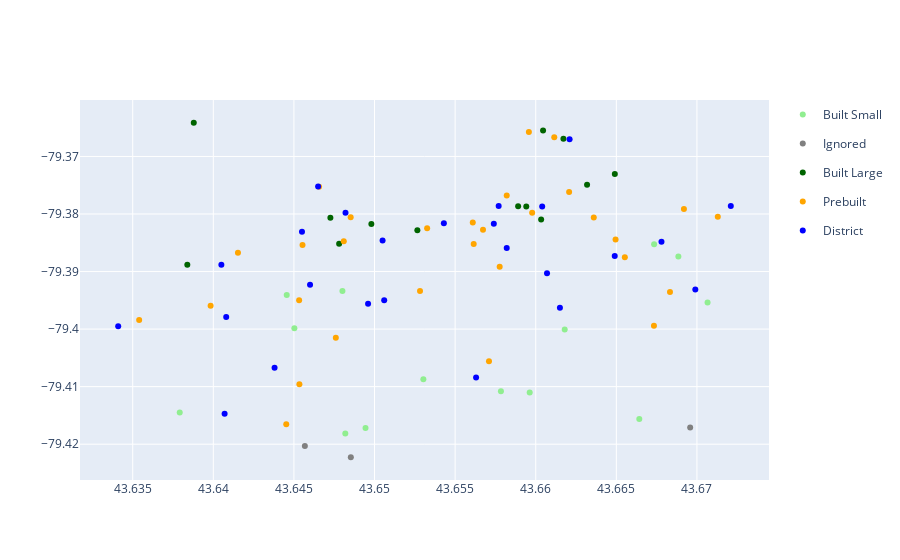

Notebook code for this chart:
### Code cell
# Costs
costS = 5
costM = 20
costL = 50

# Capacities
capS = 5
capM = 15
capL = 40

demandMod = 2

fs = {s:(x,y) for i, (s,x,y) in df_fs.iterrows()}
ds = {s:(x,y) for i, (s,x,y) in df_ds.iterrows()}

# district to coord
distr = {d:(x,y) for i, (d,x,y,dem) in df_dis.iterrows()}

# station to capacity (fixed for now, didn't find data @dataacquisition O.o)
capacity = {s:capM for i, (s,x,y) in df_fs.iterrows()}

# district to demand
demand = {d:dem*demandMod for i, (d,dem,x,y) in df_dis.iterrows()}

n_fixed = len(df_fs)
n_dynamic = len(df_ds)
n_total = n_fixed + n_dynamic


# Loss weighting
w1 = 1
w2 = 1

# Calculation of the distances between the districts and the locations of the charging stations
dists_fix = {}
for d_i, d_v in distr.items():
    for s_i, s_v in fs.items():
        dists_fix[(d_i, s_i)] = sqrt((d_v[0] - s_v[0])**2 + (d_v[1] - s_v[1])**2)

dists_dyn = {}
for d_i, d_v in distr.items():
    for s_i, s_v in ds.items():
        dists_dyn[(d_i, s_i)] = sqrt((d_v[0] - s_v[0])**2 + (d_v[1] - s_v[1])**2)

#####################################################
#                    MILP Model Formulation
#####################################################

# Model
m = gp.Model('eval_rental_positions')

# Decision variables
offsetidx = [range(0, n_dynamic), range(n_dynamic, n_dynamic*2), range(n_dynamic*2, n_dynamic*3)]
ys = m.addVars(offsetidx[0], vtype=GRB.BINARY, name='small')
ym = m.addVars(offsetidx[1], vtype=GRB.BINARY, name='medium')
yl = m.addVars(offsetidx[2], vtype=GRB.BINARY, name='large')

# Parameter
xdyn = m.addVars(dists_dyn.keys(), vtype=GRB.CONTINUOUS, name='AssignDyn', lb=0)
xfix = m.addVars(dists_fix.keys(), vtype=GRB.CONTINUOUS, name='AssignFix', lb=0)

# Objective function
m.setObjective(
    (costS * gp.quicksum(ys[i] for i in offsetidx[0]) + costM * gp.quicksum(ym[i] for i in offsetidx[1]) + costL * gp.quicksum(yl[i] for i in offsetidx[2])) 
    +
    gp.quicksum(w2 * xdyn[(i,j)]*dists_dyn[(i,j)] for i in distr.keys() for j in range(n_dynamic)) 
    +
    gp.quicksum(w2 * xfix[(i,j)]*dists_fix[(i,j)] for i in distr.keys() for j in range(n_fixed))
    ,
    GRB.MINIMIZE
)
# dyn and fixed stations supply all demand
m.addConstrs((gp.quicksum(xdyn[(i,j)] for j in range(n_dynamic)) + gp.quicksum(xfix[(i,j)] for j in range(n_fixed)) >= demand[i] for i in distr.keys()), name="demandConstr")
# dyn stations have enough capacity
m.addConstrs((gp.quicksum(xdyn[(d,i)] for d in distr.keys()) <= ys[i]*capS + ym[j]*capM + yl[k]*capL for (i,j,k) in zip(*offsetidx)), name="capacityFixConstr")
# fixed stations have enough capacity
m.addConstrs((gp.quicksum(xfix[(i,j)] for i in distr.keys()) <= capacity[j] for j in range(n_fixed)), name="capacityDynConstr")
# max one station per location
m.addConstrs((ys[i] + ym[j] + yl[k] <= 1 for (i,j,k) in zip(*offsetidx)), name="PhysicsConstr")

m.optimize()

post_ds = df_ds.copy()
post_ds["Type"] = pd.Series(df_ds.index).apply(lambda x: ys[x].X+2*ym[x+n_dynamic].X+3*yl[x+2*n_dynamic].X).map({
    0:"Ignored",
    1: "Built Small",
    2: "Built Medium",
    3: "Built Large"
})
post_fixed = df_fs.copy()
post_fixed["Type"] = "Prebuilt"
post_distr = df_dis.copy()
post_distr["Type"] = "District"
# create scatter trace for nodes
t1 = px.scatter(pd.concat([post_ds, post_fixed, post_distr]), x="Lat", y="Lon", color="Type",color_discrete_map={
            "Ignored": "grey",
            "Prebuilt": "orange",
            "Built Small": "lightgreen",
            "Built Medium": "green",
            "Built Large": "darkgreen",
            "District": "blue"}).data

fig = go.Figure(data=t1)
fig.show()
pass

### Figure 1 — Plotly figure (JSON) as saved in the notebook; plotly's stock layout.template omitted (floating-point values rounded to 4 significant figures)
{"data": [{"hovertemplate": "Type=Built Small<br>Lat=%{x}<br>Lon=%{y}<extra></extra>", "legendgroup": "Built Small", "marker": {"color": "lightgreen", "symbol": "circle"}, "mode": "markers", "name": "Built Small", "orientation": "v", "showlegend": true, "type": "scatter", "x": [43.65, 43.67, 43.64, 43.65, 43.65, 43.67, 43.65, 43.66, 43.66, 43.67, 43.65, 43.66, 43.64, 43.67], "xaxis": "x", "y": [-79.42, -79.4, -79.41, -79.41, -79.42, -79.39, -79.4, -79.4, -79.41, -79.42, -79.39, -79.41, -79.39, -79.39], "yaxis": "y"}, {"hovertemplate": "Type=Ignored<br>Lat=%{x}<br>Lon=%{y}<extra></extra>", "legendgroup": "Ignored", "marker": {"color": "grey", "symbol": "circle"}, "mode": "markers", "name": "Ignored", "orientation": "v", "showlegend": true, "type": "scatter", "x": [43.65, 43.65, 43.67], "xaxis": "x", "y": [-79.42, -79.42, -79.42], "yaxis": "y"}, {"hovertemplate": "Type=Built Large<br>Lat=%{x}<br>Lon=%{y}<extra></extra>", "legendgroup": "Built Large", "marker": {"color": "darkgreen", "symbol": "circle"}, "mode": "markers", "name": "Built Large", "orientation": "v", "showlegend": true, "type": "scatter", "x": [43.65, 43.66, 43.66, 43.65, 43.66, 43.65, 43.66, 43.64, 43.65, 43.66, 43.66, 43.64, 43.66], "xaxis": "x", "y": [-79.38, -79.37, -79.37, -79.38, -79.38, -79.38, -79.38, -79.39, -79.39, -79.38, -79.37, -79.36, -79.37], "yaxis": "y"}, {"hovertemplate": "Type=Prebuilt<br>Lat=%{x}<br>Lon=%{y}<extra></extra>", "legendgroup": "Prebuilt", "marker": {"color": "orange", "symbol": "circle"}, "mode": "markers", "name": "Prebuilt", "orientation": "v", "showlegend": true, "type": "scatter", "x": [43.65, 43.66, 43.66, 43.65, 43.66, 43.66, 43.67, 43.64, 43.65, 43.66, 43.66, 43.66, 43.67, 43.66, 43.65, 43.64, 43.65, 43.66, 43.65, 43.66, 43.67, 43.67, 43.64, 43.64, 43.65, 43.67, 43.65, 43.65, 43.66, 43.66], "xaxis": "x", "y": [-79.38, -79.38, -79.38, -79.38, -79.39, -79.38, -79.38, -79.4, -79.39, -79.37, -79.38, -79.39, -79.38, -79.38, -79.4, -79.39, -79.41, -79.37, -79.39, -79.38, -79.39, -79.39, -79.42, -79.4, -79.38, -79.4, -79.4, -79.38, -79.38, -79.41], "yaxis": "y"}, {"hovertemplate": "Type=District<br>Lat=%{x}<br>Lon=%{y}<extra></extra>", "legendgroup": "District", "marker": {"color": "blue", "symbol": "circle"}, "mode": "markers", "name": "District", "orientation": "v", "showlegend": true, "type": "scatter", "x": [43.65, 43.67, 43.66, 43.65, 43.66, 43.66, 43.67, 43.63, 43.65, 43.66, 43.66, 43.65, 43.64, 43.64, 43.65, 43.66, 43.67, 43.66, 43.64, 43.64, 43.65, 43.66, 43.65, 43.65, 43.66], "xaxis": "x", "y": [-79.38, -79.38, -79.38, -79.38, -79.39, -79.38, -79.38, -79.4, -79.38, -79.37, -79.39, -79.39, -79.39, -79.41, -79.39, -79.38, -79.39, -79.39, -79.41, -79.4, -79.38, -79.4, -79.4, -79.38, -79.41], "yaxis": "y"}], "layout": {}}
